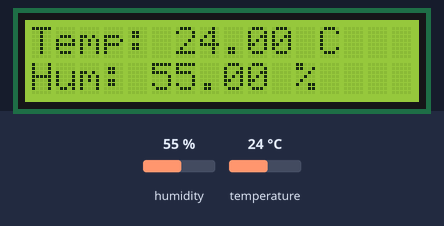
Bench run of a sketch on a simulated ESP32. Parts: 16×2 character LCD. The inputs (shaded band) are chosen by the test bench; at power-on: humidity 55 %, temperature 24 °C. WiFi joins after 1.5 s; servers stay silent unless stated; what the sketch prints to the serial monitor is not drawn.

Above: at 3.2 s.
3.3 s: humidity set to 22 %
At 4.8 s:
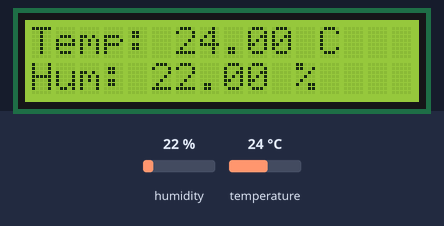
6.4 s: temperature set to 12 °C
At 7.7 s:
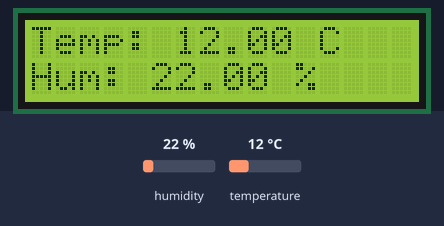
9.5 s: humidity set to 40 %
At 12.4 s:
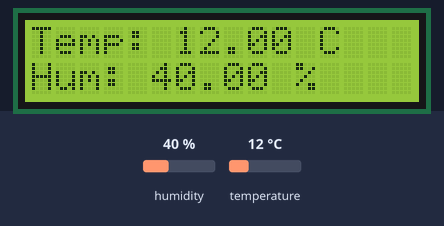
13.0 s: temperature set to 19 °C
At 15.3 s:
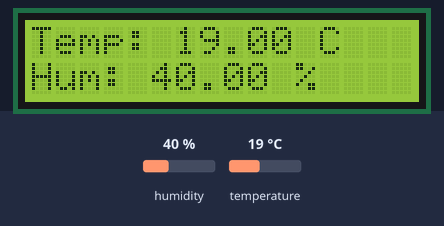
Timing chart, 0 to 16.8 s (numbered marks = the images above; inputs shaded):
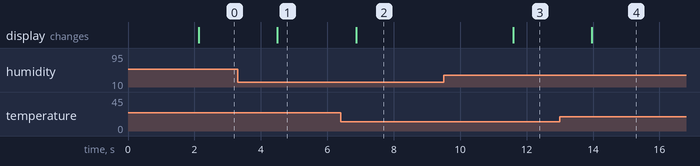

The sketch:

dht11_firebase.ino
```cpp
#include <WiFi.h>
#include <FirebaseESP32.h>
#include "DHT.h"
#include <Wire.h>
#include <LiquidCrystal_I2C.h>

#define DPIN 4        // Pin để kết nối cảm biến DHT (GPIO)
#define DTYPE DHT11   // Định nghĩa loại cảm biến DHT (DHT11 hoặc DHT22)

// Thông tin kết nối Wi-Fi
#define WIFI_SSID "ae38"
#define WIFI_PASSWORD "19216801"

// Thông tin cấu hình Firebase
#define FIREBASE_HOST "smart-home-52e19-default-rtdb.firebaseio.com"
#define FIREBASE_AUTH "Nphho9OXtu9dMyqppI7Jb0aj7Oe8TWYLpXn7yLpE"

DHT dht(DPIN, DTYPE);
LiquidCrystal_I2C lcd(0x27, 16, 2); // Kiểm tra lại địa chỉ I2C nếu không phải 0x27

// Cấu hình Firebase
FirebaseData firebaseData;
FirebaseAuth auth;
FirebaseConfig config;

void setup() {
  // Khởi tạo LCD
  lcd.init();
  lcd.backlight();
  lcd.clear();

  Serial.begin(115200);

  // Khởi tạo cảm biến DHT
  dht.begin();

  // Kết nối Wi-Fi
  WiFi.begin(WIFI_SSID, WIFI_PASSWORD);
  while (WiFi.status() != WL_CONNECTED) {
    delay(1000);
    Serial.println("Đang kết nối WiFi...");
  }
  Serial.println("Đã kết nối WiFi");

  // Cấu hình Firebase
  config.host = FIREBASE_HOST;
  config.signer.tokens.legacy_token = FIREBASE_AUTH;

  // Bắt đầu kết nối Firebase
  Firebase.begin(&config, &auth);
  Firebase.reconnectWiFi(true); // Tự động kết nối lại Wi-Fi nếu bị mất kết nối

  // Kiểm tra trạng thái Firebase
  if (!Firebase.ready()) {
    Serial.println("Firebase không sẵn sàng");
  } else {
    Serial.println("Firebase đã sẵn sàng");
  }
}

void loop() {
  lcd.setCursor(0, 0);
  float tc = dht.readTemperature(false);  // Đọc nhiệt độ bằng DHT (đơn vị Celsius)
  float hu = dht.readHumidity();          // Đọc độ ẩm bằng DHT

  // In ra Serial để kiểm tra dữ liệu
  Serial.print("Temperature: ");
  Serial.println(tc);
  Serial.print("Humidity: ");
  Serial.println(hu);

  // Hiển thị dữ liệu trên màn hình LCD
  lcd.print("Temp: ");
  lcd.print(tc);
  lcd.print(" C ");
  lcd.setCursor(0, 1);
  lcd.print("Hum: ");
  lcd.print(hu);
  lcd.println(" %                ");

  // Gửi dữ liệu lên Firebase
  if (Firebase.ready()) {
    Firebase.setFloat(firebaseData, "/environment/temperature", tc);
    Firebase.setFloat(firebaseData, "/environment/humidity", hu);
  }
  delay(2000); // Chờ 2 giây trước khi thực hiện đọc lại
}
```

Measured:
- after the input at 3.3 s, the display: changes after 1.2 s (image 1)
- after the input at 6.4 s, the display: changes after 0.46 s (image 2)
- after the input at 9.5 s, the display: changes after 2.1 s (image 3)
- after the input at 13.0 s, the display: changes after 0.96 s (image 4)
